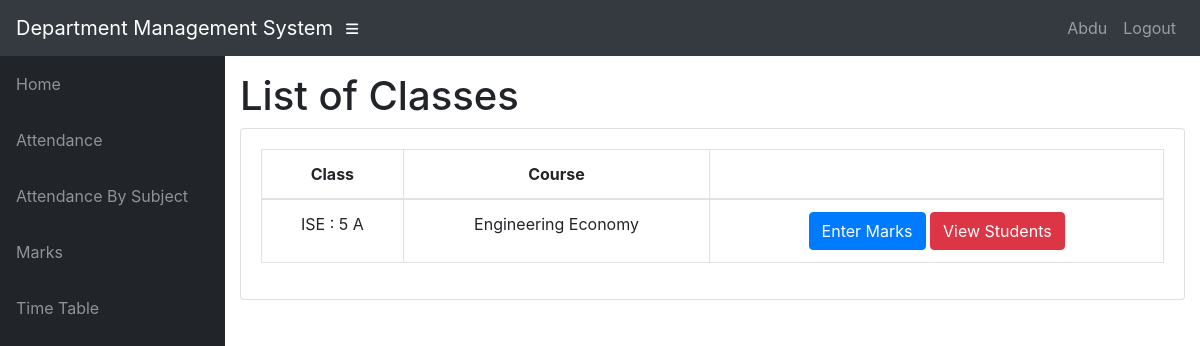
The app's page /teacher/2/2/Classes/ (signed in) with its own data.
### info/models.py (models this page shows, shortened)
class User(AbstractUser):
    @property
    def is_student(self):
        if hasattr(self, 'student'):
            return True
        return False

class Student(models.Model):
    user = models.OneToOneField(User, on_delete=models.CASCADE, null=True)
    class_id = models.ForeignKey(Class, on_delete=models.CASCADE, default=1)
    USN = models.CharField(primary_key='True', max_length=100)
    name = models.CharField(max_length=200)
    sex = models.CharField(max_length=50, choices=sex_choice, default='Male')
    DOB = models.DateField(default='1998-01-01')

class Assign(models.Model):
    class_id = models.ForeignKey(Class, on_delete=models.CASCADE)
    course = models.ForeignKey(Course, on_delete=models.CASCADE)
    teacher = models.ForeignKey(Teacher, on_delete=models.CASCADE)
    class Meta:
        unique_together = (('course', 'class_id', 'teacher'),)

class Class(models.Model):
    id = models.CharField(primary_key='True', max_length=100)
    dept = models.ForeignKey(Dept, on_delete=models.CASCADE)
    section = models.CharField(max_length=100)
    sem = models.IntegerField()
    class Meta:
        verbose_name_plural = 'classes'
    def __str__(self):
        d = Dept.objects.get(name=self.dept)
        return '%s : %d %s' % (d.name, self.sem, self.section)

class Dept(models.Model):
    id = models.CharField(primary_key='True', max_length=100)
    name = models.CharField(max_length=200)
    def __str__(self):
        return self.name

class Course(models.Model):
    dept = models.ForeignKey(Dept, on_delete=models.CASCADE)
    id = models.CharField(primary_key='True', max_length=50)
    name = models.CharField(max_length=50)
    shortname = models.CharField(max_length=50, default='X')
    def __str__(self):
        return self.name

### info/views.py (the view)
@login_required
def t_clas(request, teacher_id, choice):
    teacher1 = get_object_or_404(Teacher, id=teacher_id)
    return render(request, 'info/t_clas.html', {'teacher1': teacher1, 'choice': choice})

### info/templates/info/t_clas.html
{% extends 'info/base.html' %}
{% block content %}
    <h1>List of Classes</h1>
    <div class="card mb-3">
            <div class="card-body">
              <div class="table-responsive">
                <table class="table table-bordered text-center" id="dataTable" width="100%" cellspacing="0">
                  <thead>
                    <tr>
                        <th>Class</th>
                        <th>Course</th>
                        <th></th>
                    </tr>
                  </thead>
                  <tbody>
                    {% for ass in teacher1.assign_set.all %}
                    <tr>
                        <td>{{ ass.class_id }}</td>
                        <td>{{ ass.course }}</td>
                        <td>
                            {% if choice == 1 %}
                                <a class="btn btn-primary" href="{% url 't_class_date' ass.id %}" role="button">Enter Attendance</a>
                                <a class="btn btn-warning" href="{% url 't_extra_class' ass.id %}">Extra Class</a>
                                <a class="btn btn-danger" href="{% url 't_student' ass.id %}">View Students</a>
                            {% elif choice == 2 %}
                                <a class="btn btn-primary" href="{% url 't_marks_list' ass.id %}" role="button">Enter Marks</a>
                                <a class="btn btn-danger" href="{% url 't_student_marks' ass.id %}">View Students</a>
                            {% elif choice == 3 %}
                                <a class="btn btn-danger" href="{% url 't_report' ass.id %}">Generate reports</a>
                            {% endif %}
                        </td>
                    </tr>
                    {% empty %}
                            <p>teacher has no courses</p>
                    {% endfor %}
                  </tbody>
                </table>
              </div>
    </div>
{% endblock %}

### info/templates/info/base.html (shortened to what this page needs)
<!DOCTYPE html>
<html lang="en">
  <head>
      {% load static %}
    <link href="{% static '/info/bootstrap/vendor/bootstrap/css/bootstrap.min.css' %}" rel="stylesheet">
    <link href="{% static '/info/bootstrap/vendor/fontawesome-free/css/all.min.css' %}" rel="stylesheet" type="text/css">
    <link href="{% static '/info/bootstrap/vendor/datatables/dataTables.bootstrap4.css' %}" rel="stylesheet">
    <link href="{% static '/info/bootstrap/css/sb-admin.css' %}" rel="stylesheet">
  </head>
  <body id="page-top">
    <nav class="navbar navbar-expand navbar-dark bg-dark static-top">
      <a class="navbar-brand mr-1" href="{% url 'index' %}">Department Management System</a>
      <button class="btn btn-link btn-sm text-white order-1 order-sm-0" id="sidebarToggle" href="#">
        <i class="fas fa-bars"></i>
      </button>
        <div class="collapse navbar-collapse" id="navbarResponsive">
          <ul class="navbar-nav ml-auto">
            <li class="nav-item">
                {% if request.user.is_student %}
                    <a class="nav-link text-capitalize">{{ request.user.student.name }}</a>
                {% elif request.user.is_teacher %}
                    <a class="nav-link text-capitalize">{{ request.user.teacher.name }}</a>
                {% endif %}
            </li>
            <li class="nav-item">
                <a class="nav-link" href="#" data-toggle="modal" data-target="#logoutModal">Logout</a>
            </li>
          </ul>
        </div>
    </nav>
    <div id="wrapper">
      <ul class="sidebar navbar-nav">
            <li class="nav-item">
              <a class="nav-link" href="{% url 'index' %}">
                <span>Home</span>
              </a>
            </li>
        {% if request.user.is_student %}
            <li class="nav-item">
              <a class="nav-link" href="{% url 'attendance' request.user.student.USN %}">
                <span>Attendance</span>
              </a>
            </li>
            <li class="nav-item">
              <a class="nav-link" href="{% url 'attendance' request.user.student.USN %}">
                <span>Attendance By Subject</span>
              </a>
            </li>
            <li class="nav-item">
              <a class="nav-link" href="{% url 'marks_list' request.user.student.USN %}">
                <span>Marks</span>
              </a>
            </li>
              <li class="nav-item">
              <a class="nav-link" href="{% url 'timetable' request.user.student.class_id_id %}">
                <span>Time Table</span>
              </a>
            </li>
        {% endif %}
      </ul>
      <div id="content-wrapper">
        <div class="container-fluid">
            {% block content %}
            {% endblock %}
        </div>
      </div>
    </div>
  </body>
</html>

### records on screen
User: user.student.name "Abdu"
Assign: class_id "ISE : 5 A", course "Engineering Economy"
